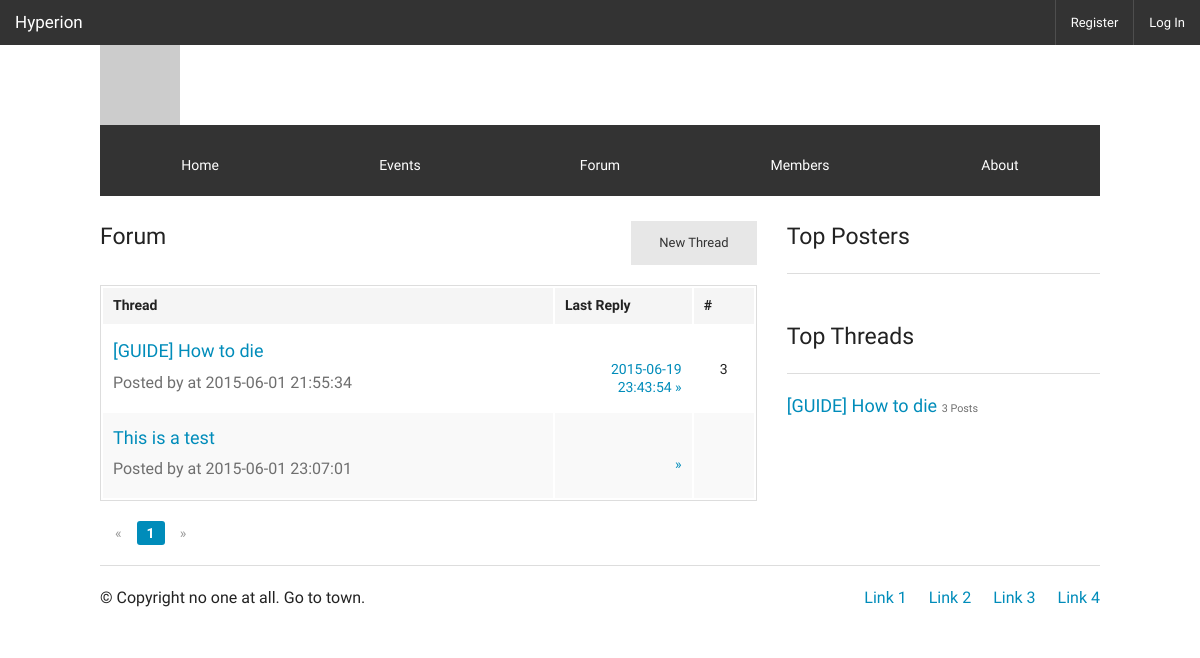
The page /index.php/forum on the database its author committed.
### tables this page shows
CREATE TABLE IF NOT EXISTS `guilds` (
  `gid` int(11) NOT NULL AUTO_INCREMENT,
  `name` varchar(45) NOT NULL,
  `owner` int(11) NOT NULL,
  `motto` text NOT NULL,
  `description` text,
  `created` datetime NOT NULL,
  `game` varchar(45) NOT NULL,
  PRIMARY KEY (`gid`)
);

CREATE TABLE IF NOT EXISTS `threads` (
  `tid` int(11) NOT NULL AUTO_INCREMENT,
  `fid` int(11) DEFAULT NULL,
  `title` text NOT NULL,
  `poster` int(11) NOT NULL,
  `content` text NOT NULL,
  `posted` datetime NOT NULL,
  `edited` datetime DEFAULT NULL,
  `original` text,
  PRIMARY KEY (`tid`),
  KEY `tid` (`tid`),
  KEY `threads_ibfk_2` (`fid`),
  KEY `FK_poster_user` (`poster`),
  CONSTRAINT `threads_ibfk_1` FOREIGN KEY (`poster`) REFERENCES `users` (`uid`) ON DELETE NO ACTION ON UPDATE NO ACTION,
  CONSTRAINT `threads_ibfk_2` FOREIGN KEY (`fid`) REFERENCES `forums` (`fid`) ON DELETE NO ACTION ON UPDATE NO ACTION
);

### application/controllers/Forum.php (called while the page is built, shortened)
<?php
class Forum extends CI_Controller {
	public function __construct()
	{
		$this->load->model('Forum_model', 'fm');
	}
	public function index()
	{
		$page = 1;
		$data = $this->fm->get_threads( 1, $page );
		$count = $this->fm->get_thread_count( 1 );
		$top_posters = $this->fm->get_top_posters( 1 );
		$top_threads = $this->fm->get_top_threads( 1 );
		$this->load->view('forum', array (
			'threads' => $data,
			'page' => $page,
			'count' => $count,
			'top_posters' => $top_posters,
			'top_threads' => $top_threads
			 ) );
	}
}

### index.php (called while the page is built, shortened)
<?php
require_once BASEPATH.'core/CodeIgniter.php';

### application/models/Guild_model.php (called while the page is built, shortened)
<?php
class Guild_model extends CI_Model {
    function get_name ( $gid )
    {
        $this->db->
            select('name')->
            from('guilds')->
            where('gid', $gid);
        return $this->db->get()->row()->name;
    }
    function is_member ( $gid, $uid )
    {
        $this->db->
            from('membership')->
            where('gid', $gid)->
            where('uid', $uid);
        return $this->db->get()->num_rows();
    }
}

### application/models/Forum_model.php (called while the page is built, shortened)
<?php
class Forum_model extends CI_Model {
	function get_threads ( $fid, $page )
	{
		$this->db->select('
			threads.tid,
			threads.title as \'thread_title\',
			threads.posted as \'thread_time\',
			threaduser.username as \'thread_poster\',
			replyuser.username as \'reply_poster\',
			(
			SELECT COUNT(tid) FROM replies WHERE replies.tid = threads.tid GROUP BY tid
			) as reply_count,
			(
			SELECT posted FROM replies WHERE replies.tid = threads.tid ORDER BY replies.posted DESC LIMIT 1
			) as reply_time
			FROM threads
			LEFT JOIN users AS threaduser ON threaduser.uid = threads.poster
			LEFT JOIN users AS replyuser ON replyuser.uid =
				(
				SELECT poster FROM replies WHERE replies.tid = threads.tid ORDER BY replies.posted DESC LIMIT 1
				)
			WHERE fid = 1'
		);
		$this->db->limit( 10 );
		if( $page )
		{
			$this->db->offset( ( $page - 1 ) * 2 );
		}
		$result = $this->db->get()->result();
		return $result;
	}
	function get_thread_count ( $fid )
	{
		$this->db->select('COUNT(*) as count');
		$this->db->from( 'threads');
		$this->db->where( "fid = {$fid}" );
		$result = $this->db->get()->result();
		return $result[0]->count;
	}
	function get_top_posters( $gid )
	{
		$this->db->select('
			username,
			posts,
			avatar
		');
		$this->db->from('membership');
		$this->db->join('users', 'users.uid = membership.uid');
		$this->db->where( 'gid', $gid );
		$this->db->order_by( 'posts', 'desc' );
		$this->db->limit( 5 );
		$result = $this->db->get()->result();
		return $result;
	}
	function get_top_threads( $gid )
	{
		$this->db->select('
			COUNT(*) as count,
			title
		');
		$this->db->from('replies');
		$this->db->join('threads', 'threads.tid = replies.tid');
		$this->db->join('forums', 'forums.fid = threads.fid');
		$this->db->where( 'gid', $gid );
		$this->db->order_by( 'count', 'desc' );
		$this->db->group_by( 'threads.tid');
		$this->db->limit( 5 );
		$result = $this->db->get()->result();
		return $result;
	}
}

### application/views/forum.php (the view, shortened to what this page needs)
<?php include( 'header.php' ); ?>
<?php
    $pages = ceil( ( $count + 1 ) / 10 );
    $class = "class=\"current\"";
    $forum_url = base_url( 'forum' );
?>
            <div class="row">
                <div class="large-12 columns">
                    <div class="row">
                        <div class="large-8 small-12 columns">
                            <h4>Forum<?php echo anchor('forum/thread/new', 'New Thread', array('class' => 'text-right small button secondary new-thread')); ?></h4>
                            <table width="100%">
                                <thead>
                                    <tr>
                                        <th width="450">Thread</th>
                                        <th>Last Reply</th>
                                        <th width="60">#</th>
                                    </tr>
                                </thead>
                                <tbody>
                                <?php foreach( $threads as $thread ): ?>
                                    <tr>
                                        <td>
                                            <h5><a href="<?php echo $forum_url . '/thread/' . $thread->tid; ?>"><?php echo $thread->thread_title; ?></a></h5>
                                            <h6 class="subheader">
                                                Posted by
                                                 at <?php echo $thread->thread_time; ?>
                                            </h6>
                                        </td>
                                        <td class="text-right">
                                                <br /> <a href=""><?php echo $thread->reply_time; ?> &raquo;</a>
                                        </td>
                                        <td class="text-center"><?php echo $thread->reply_count; ?></td>
                                    </tr>
                                <?php endforeach; ?>
                                </tbody>
                            </table>
                            <ul class="forum pagination">
                                <?php if( $page > 1 ): ?>
                                    <li class="arrow"><a href="<?php echo $forum_url ?>/page/<?php echo $page - 1; ?>">&laquo;</a></li>
                                <?php else: ?>
                                    <li class="arrow unavailable"><a href="">&laquo;</a></li>
                                <?php endif; ?>
                                <?php if( $pages < 8 ): ?>
                                    <?php for( $p = 1; $p <= $pages; $p++ ): ?>
                                        <li <?php echo ( $page == $p ) ? $class : "" ?>><a href="<?php echo $forum_url ?>/page/<?php echo $p?>"><?php echo $p ?></a></li>
                                    <?php endfor; ?>
                                <?php endif; ?>
                                <?php if( $page < $pages ): ?>
                                    <li class="arrow"><a href="<?php echo $forum_url ?>/page/<?php echo $page + 1; ?>">&raquo;</a></li>
                                <?php else: ?>
                                    <li class="arrow unavailable"><a href="">&raquo;</a></li>
                                <?php endif; ?>
                            </ul>
                        </div>
                        <div class="large-4 small-12 columns">
                            <h4>Top Posters</h4><hr>
                            <br />
                            <h4>Top Threads</h4><hr>
                            <?php foreach( $top_threads as $top_thread ): ?>
                            <h5><a href="#"><?php echo $top_thread->title; ?> </a><small><?php echo $top_thread->count; ?> Posts</small></h5>
                            <?php endforeach; ?>
                        </div>
                    </div>
                </div>
            </div>
<?php include( 'footer.php' ); ?>

### application/views/topbar.php (shortened to what this page needs)
<nav class="top-bar" data-topbar>
    <ul class="title-area">
        <li class="name">
            <h1>
                <a href="#">
                    <?php echo $guild; ?>
                </a>
            </h1>
        </li>
    </ul>
    <section class="top-bar-section">
      <?php if( $this->session->userdata('username') ): ?>
        <ul class="right">
            <?php if( !$is_member ): ?>
            <li><?php echo anchor('guild/join', 'Join', array('class' => 'button')); ?></li>
            <?php endif; ?>
            <li><?php echo anchor('user/settings', $this->session->userdata('username') ); ?></li>
            <li class="divider"></li>
            <li><?php echo anchor('user/logout', 'Logout'); ?></li>
        </ul>
      <?php else: ?>
        <ul class="right">
            <li><a href="#" data-reveal-id="registermodal">Register</a></li>
            <li><a href="#" data-reveal-id="loginmodal">Log In</a></li>
        </ul>
      <?php endif; ?>
    </section>
</nav>

### rows shown on the page
guilds: name "Hyperion"
threads: title "[GUIDE] How to die", posted "2015-06-01 21:55:34", reply_time "2015-06-19 23:43:54", reply_count "3"
threads: title "This is a test", posted "2015-06-01 23:07:01"

### other values the page prints
$top_thread->title "[GUIDE] How to die"
$top_thread->count "3"
